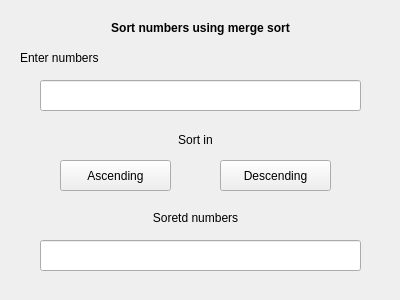
<?xml version="1.0" encoding="UTF-8"?>
<ui version="4.0">
 <class>Form</class>
 <widget class="QWidget" name="Form">
  <property name="geometry">
   <rect>
    <x>0</x>
    <y>0</y>
    <width>400</width>
    <height>300</height>
   </rect>
  </property>
  <property name="windowTitle">
   <string>Form</string>
  </property>
  <widget class="QLabel" name="label_4">
   <property name="geometry">
    <rect>
     <x>140</x>
     <y>210</y>
     <width>111</width>
     <height>16</height>
    </rect>
   </property>
   <property name="text">
    <string>Soretd numbers</string>
   </property>
   <property name="alignment">
    <set>Qt::AlignCenter</set>
   </property>
  </widget>
  <widget class="QPushButton" name="pushButton">
   <property name="geometry">
    <rect>
     <x>60</x>
     <y>160</y>
     <width>111</width>
     <height>31</height>
    </rect>
   </property>
   <property name="text">
    <string>Ascending</string>
   </property>
  </widget>
  <widget class="QLabel" name="label">
   <property name="geometry">
    <rect>
     <x>90</x>
     <y>20</y>
     <width>221</width>
     <height>16</height>
    </rect>
   </property>
   <property name="font">
    <font>
     <weight>75</weight>
     <bold>true</bold>
    </font>
   </property>
   <property name="text">
    <string>Sort numbers using merge sort</string>
   </property>
   <property name="alignment">
    <set>Qt::AlignCenter</set>
   </property>
  </widget>
  <widget class="QLineEdit" name="lineEdit">
   <property name="geometry">
    <rect>
     <x>40</x>
     <y>80</y>
     <width>321</width>
     <height>31</height>
    </rect>
   </property>
  </widget>
  <widget class="QLabel" name="label_3">
   <property name="geometry">
    <rect>
     <x>160</x>
     <y>130</y>
     <width>71</width>
     <height>20</height>
    </rect>
   </property>
   <property name="text">
    <string>Sort in</string>
   </property>
   <property name="alignment">
    <set>Qt::AlignCenter</set>
   </property>
  </widget>
  <widget class="QLineEdit" name="lineEdit_2">
   <property name="geometry">
    <rect>
     <x>40</x>
     <y>240</y>
     <width>321</width>
     <height>31</height>
    </rect>
   </property>
   <property name="readOnly">
    <bool>true</bool>
   </property>
  </widget>
  <widget class="QPushButton" name="pushButton_2">
   <property name="geometry">
    <rect>
     <x>220</x>
     <y>160</y>
     <width>111</width>
     <height>31</height>
    </rect>
   </property>
   <property name="text">
    <string>Descending</string>
   </property>
  </widget>
  <widget class="QLabel" name="label_2">
   <property name="geometry">
    <rect>
     <x>20</x>
     <y>50</y>
     <width>111</width>
     <height>16</height>
    </rect>
   </property>
   <property name="text">
    <string>Enter numbers </string>
   </property>
  </widget>
 </widget>
 <resources/>
 <connections/>
</ui>
